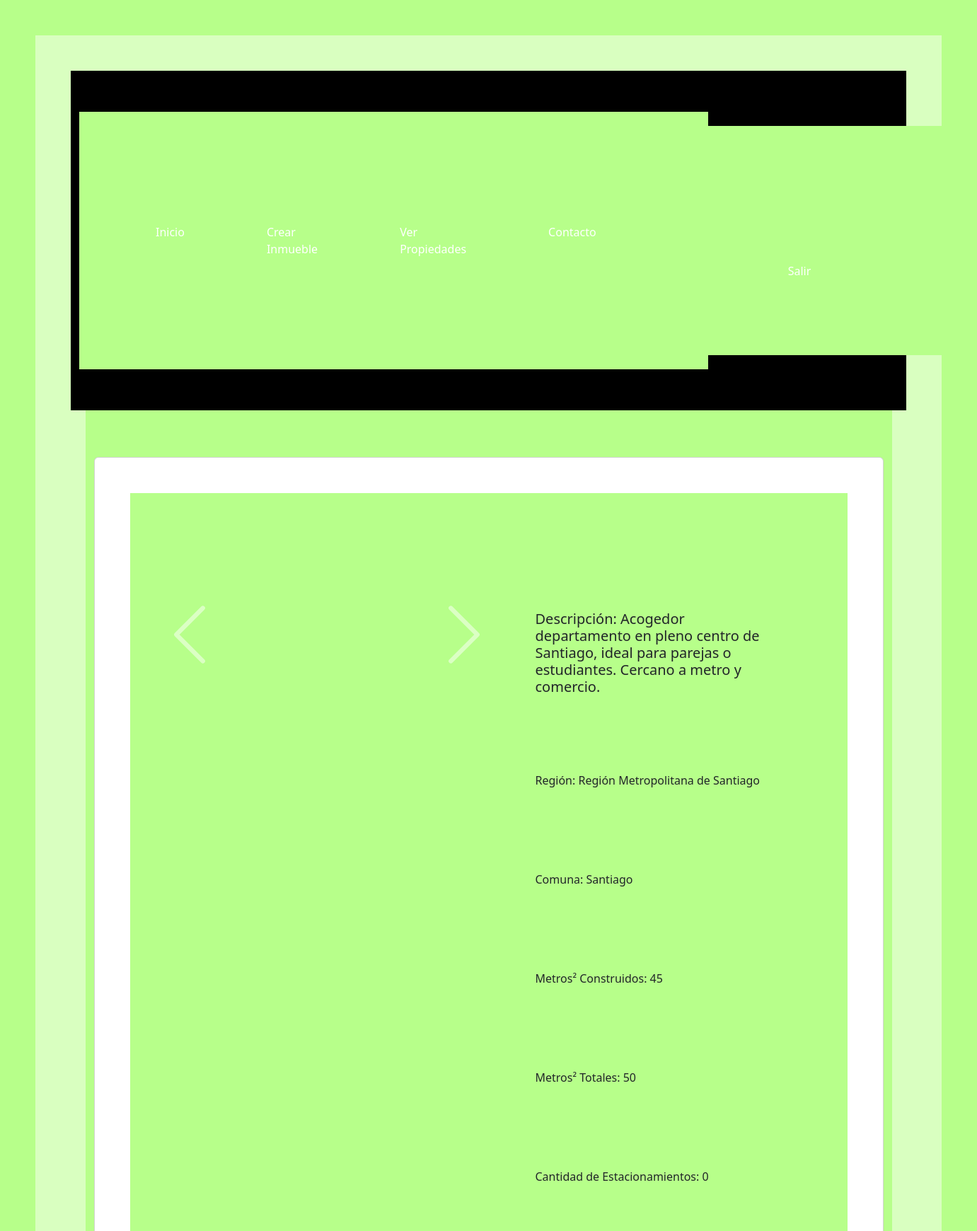
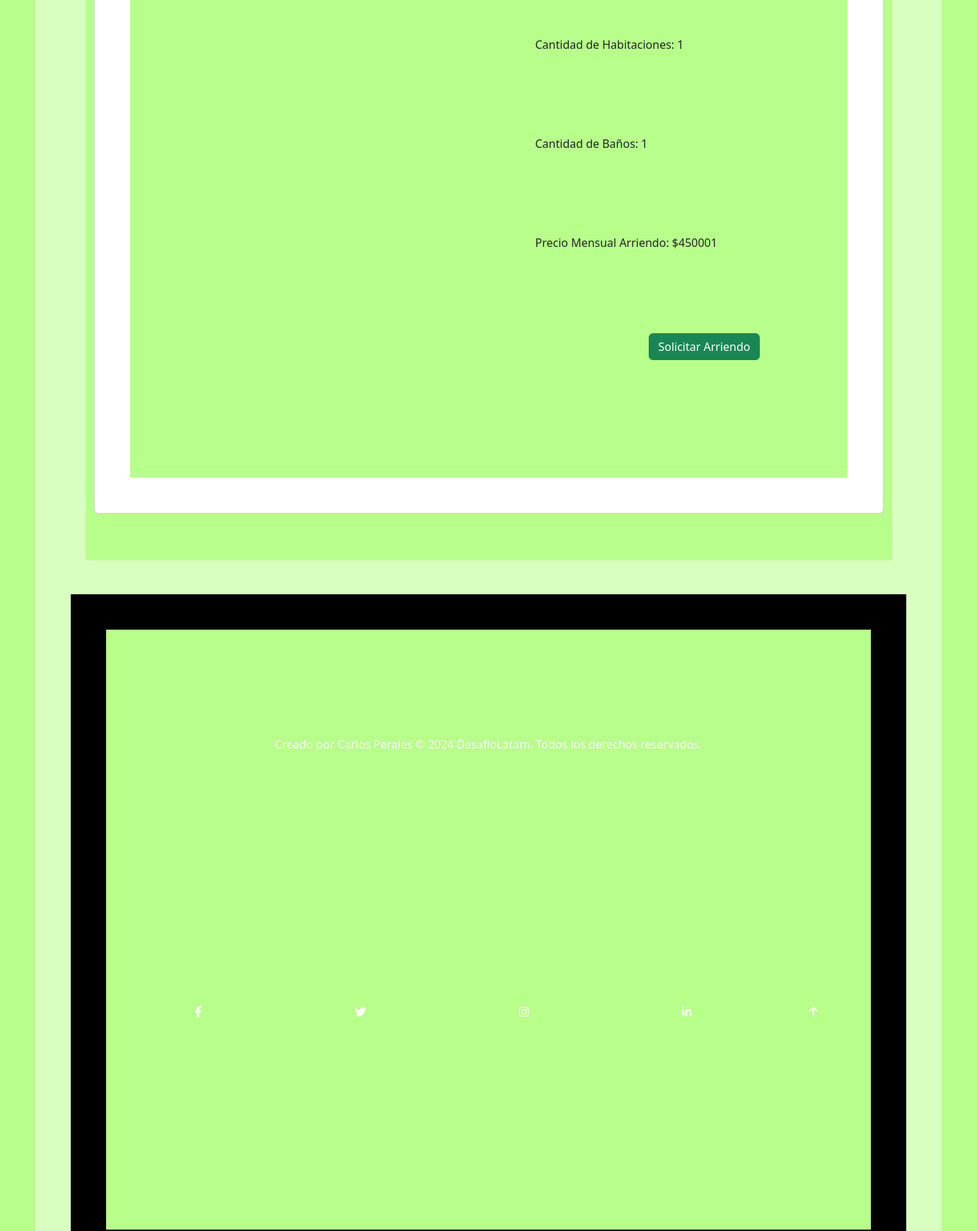
Screenshot of /ver_propiedad/13/ (signed in, upper part) with the database file from the repository (2 pictures, top to bottom).
### arriendos/models.py (models this page shows, shortened)
class Inmueble(models.Model):
    TIPO_INMUEBLE_CHOICES = [
        ('Casa', 'Casa'),
        ('Departamento', 'Departamento'),
        ('Parcela', 'Parcela'),
    ]
    descripcion = models.TextField()
    m2_construidos = models.PositiveIntegerField()
    m2_totales = models.PositiveIntegerField()
    cantidad_estacionamientos = models.PositiveIntegerField()
    cantidad_habitaciones = models.PositiveIntegerField()
    cantidad_banos = models.PositiveIntegerField()
    direccion = models.CharField(max_length=255)
    comuna = models.ForeignKey(Comuna, on_delete=models.CASCADE)
    region = models.ForeignKey(Region, on_delete=models.CASCADE)
    tipo_inmueble = models.CharField(
        max_length=20, choices=TIPO_INMUEBLE_CHOICES)
    precio_mensual_arriendo = models.PositiveIntegerField()
    propietario = models.ForeignKey(
        settings.AUTH_USER_MODEL, on_delete=models.CASCADE)
    arrendatario = models.ForeignKey(
        settings.AUTH_USER_MODEL, related_name='arrendamientos', on_delete=models.SET_NULL, null=True, blank=True)
    imagen = models.ImageField(upload_to='img', blank=True, null=True)

class Comuna(models.Model):
    nombre = models.CharField(max_length=100)
    region = models.ForeignKey(Region, on_delete=models.CASCADE)

class Region(models.Model):
    nombre = models.CharField(max_length=100, unique=True)

### arriendos/views.py (the view)
# urls.py: path('ver_propiedad/<int:inmuebles_id>/',
@login_required
def ver_propiedad(request, inmuebles_id):
    try:
        inmueble = get_object_or_404(Inmueble, id=inmuebles_id)
        return render(request, 'inmuebles/ver_propiedad.html', {'inmueble': inmueble})
    except Http404:
        return render(request, 'errors/404.html', status=404)

### arriendos/templates/inmuebles/ver_propiedad.html (shortened to what this page needs)
{% extends 'index.html' %}
{% load static %}
{% block content %}
<div class="container" style="display: flex; flex-direction: column; align-items: center; min-height: 80vh;">
    <div class="card mb-3 mt-3">
        <div class="row g-0">
            <div class="col-md-6">
                {% if inmueble.imagen %}
                <div id="carouselExampleControls" class="carousel slide" data-bs-ride="carousel">
                    <div class="carousel-inner">
                    </div>
                    <button class="carousel-control-prev" type="button" data-bs-target="#carouselExampleControls" data-bs-slide="prev">
                      <span class="carousel-control-prev-icon" aria-hidden="true"></span>
                    </button>
                    <button class="carousel-control-next" type="button" data-bs-target="#carouselExampleControls" data-bs-slide="next">
                      <span class="carousel-control-next-icon" aria-hidden="true"></span>
                    </button>
                  </div>
                {% else %}
                <img src="{% static 'img/home_default.jpg' %}" class="img-fluid rounded-start" alt="{{ inmueble.nombre }}">
                {% endif %}
            </div>
            <div class="col-md-6">
                <div class="card-body">
                    <h5 class="card-title">Descripción: {{ inmueble.descripcion }}</h5>
                    <p class="card-text">Región: {{ inmueble.comuna.region.nombre }}</p>
                    <p class="card-text">Comuna: {{ inmueble.comuna.nombre }}</p>
                    <p class="card-text">Metros² Construidos: {{ inmueble.m2_construidos }}</p>
                    <p class="card-text">Metros² Totales: {{ inmueble.m2_totales }}</p>
                    <p class="card-text">Cantidad de Estacionamientos: {{ inmueble.cantidad_estacionamientos }}</p>
                    <p class="card-text">Cantidad de Habitaciones: {{ inmueble.cantidad_habitaciones }}</p>
                    <p class="card-text">Cantidad de Baños: {{ inmueble.cantidad_banos }}</p>
                    <p class="card-text">Precio Mensual Arriendo: ${{ inmueble.precio_mensual_arriendo }}</p>
                    <div class="d-flex justify-content-end">
                    <a href="{% url 'contacto' %}?name={{ request.user.primer_nombre }}&email={{ request.user.email }}&subject=Solicitud de arriendo de la propiedad {{ inmueble.id }}&message=Hola! me interesa la propiedad {{ inmueble.id }} llamame al {{ request.user.telefono_personal }}" class="btn btn-success me-2">Solicitar Arriendo</a>                    </div>
                </div>
            </div>
        </div>
    </div>
</div>
{% endblock %}

### rows the page displays
Inmueble: descripcion "Acogedor departamento en pleno centro de Santiago, ideal para parejas o estudiantes. Cercano a metro y comercio.", comuna.region.nombre "Región Metropolitana de Santiago", comuna.nombre "Santiago", m2_construidos "45", m2_totales "50", cantidad_estacionamientos "0", cantidad_habitaciones "1", cantidad_banos "1", precio_mensual_arriendo "450001"
